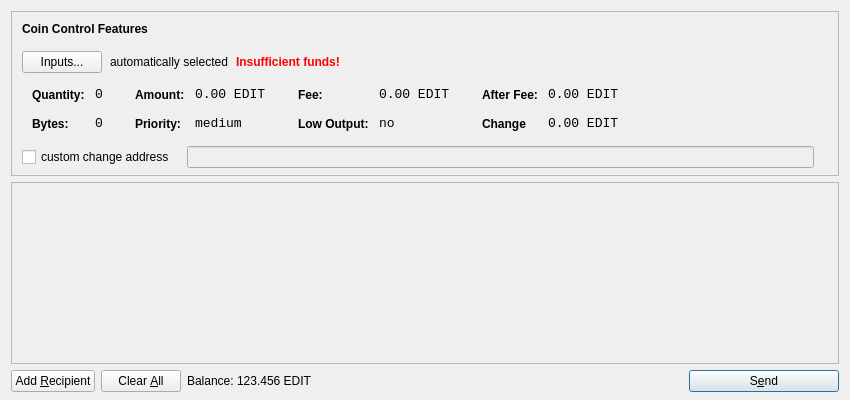
<?xml version="1.0" encoding="UTF-8"?>
<ui version="4.0">
 <class>SendCoinsDialog</class>
 <widget class="QDialog" name="SendCoinsDialog">
  <property name="geometry">
   <rect>
    <x>0</x>
    <y>0</y>
    <width>850</width>
    <height>400</height>
   </rect>
  </property>
  <property name="windowTitle">
   <string>Send Coins</string>
  </property>
  <layout class="QVBoxLayout" name="verticalLayout" stretch="0,1,0">
   <property name="bottomMargin">
    <number>8</number>
   </property>
   <item>
    <widget class="QFrame" name="frameCoinControl">
     <property name="sizePolicy">
      <sizepolicy hsizetype="Expanding" vsizetype="Expanding">
       <horstretch>0</horstretch>
       <verstretch>0</verstretch>
      </sizepolicy>
     </property>
     <property name="maximumSize">
      <size>
       <width>16777215</width>
       <height>16777215</height>
      </size>
     </property>
     <property name="frameShape">
      <enum>QFrame::StyledPanel</enum>
     </property>
     <property name="frameShadow">
      <enum>QFrame::Sunken</enum>
     </property>
     <layout class="QVBoxLayout" name="verticalLayoutCoinControl2">
      <property name="spacing">
       <number>-1</number>
      </property>
      <property name="leftMargin">
       <number>0</number>
      </property>
      <property name="topMargin">
       <number>0</number>
      </property>
      <property name="rightMargin">
       <number>0</number>
      </property>
      <property name="bottomMargin">
       <number>6</number>
      </property>
      <item>
       <layout class="QVBoxLayout" name="verticalLayoutCoinControl" stretch="0,0,0,0,1">
        <property name="spacing">
         <number>0</number>
        </property>
        <property name="leftMargin">
         <number>10</number>
        </property>
        <property name="topMargin">
         <number>10</number>
        </property>
        <item>
         <layout class="QHBoxLayout" name="horizontalLayoutCoinControl1">
          <property name="bottomMargin">
           <number>15</number>
          </property>
          <item>
           <widget class="QLabel" name="labelCoinControlFeatures">
            <property name="sizePolicy">
             <sizepolicy hsizetype="Preferred" vsizetype="Maximum">
              <horstretch>0</horstretch>
              <verstretch>0</verstretch>
             </sizepolicy>
            </property>
            <property name="font">
             <font>
              <weight>75</weight>
              <bold>true</bold>
             </font>
            </property>
            <property name="styleSheet">
             <string notr="true">font-weight:bold;</string>
            </property>
            <property name="text">
             <string>Coin Control Features</string>
            </property>
           </widget>
          </item>
         </layout>
        </item>
        <item>
         <layout class="QHBoxLayout" name="horizontalLayoutCoinControl2" stretch="0,0,0,0">
          <property name="spacing">
           <number>8</number>
          </property>
          <property name="bottomMargin">
           <number>10</number>
          </property>
          <item>
           <widget class="QPushButton" name="pushButtonCoinControl">
            <property name="styleSheet">
             <string notr="true"/>
            </property>
            <property name="text">
             <string>Inputs...</string>
            </property>
           </widget>
          </item>
          <item>
           <widget class="QLabel" name="labelCoinControlAutomaticallySelected">
            <property name="text">
             <string>automatically selected</string>
            </property>
            <property name="margin">
             <number>5</number>
            </property>
           </widget>
          </item>
          <item>
           <widget class="QLabel" name="labelCoinControlInsuffFunds">
            <property name="font">
             <font>
              <weight>75</weight>
              <bold>true</bold>
             </font>
            </property>
            <property name="styleSheet">
             <string notr="true">color:red;font-weight:bold;</string>
            </property>
            <property name="text">
             <string>Insufficient funds!</string>
            </property>
            <property name="margin">
             <number>5</number>
            </property>
           </widget>
          </item>
          <item>
           <spacer name="horizontalSpacerCoinControl">
            <property name="orientation">
             <enum>Qt::Horizontal</enum>
            </property>
            <property name="sizeHint" stdset="0">
             <size>
              <width>40</width>
              <height>1</height>
             </size>
            </property>
           </spacer>
          </item>
         </layout>
        </item>
        <item>
         <widget class="QWidget" name="widgetCoinControl" native="true">
          <property name="sizePolicy">
           <sizepolicy hsizetype="Preferred" vsizetype="Preferred">
            <horstretch>0</horstretch>
            <verstretch>0</verstretch>
           </sizepolicy>
          </property>
          <property name="minimumSize">
           <size>
            <width>0</width>
            <height>0</height>
           </size>
          </property>
          <property name="styleSheet">
           <string notr="true"/>
          </property>
          <layout class="QHBoxLayout" name="horizontalLayoutCoinControl5">
           <property name="margin">
            <number>0</number>
           </property>
           <item>
            <layout class="QHBoxLayout" name="horizontalLayoutCoinControl3" stretch="0,0,0,1">
             <property name="spacing">
              <number>20</number>
             </property>
             <property name="topMargin">
              <number>0</number>
             </property>
             <property name="bottomMargin">
              <number>10</number>
             </property>
             <item>
              <layout class="QFormLayout" name="formLayoutCoinControl1">
               <property name="horizontalSpacing">
                <number>10</number>
               </property>
               <property name="verticalSpacing">
                <number>14</number>
               </property>
               <property name="leftMargin">
                <number>10</number>
               </property>
               <property name="topMargin">
                <number>4</number>
               </property>
               <property name="rightMargin">
                <number>6</number>
               </property>
               <item row="0" column="0">
                <widget class="QLabel" name="labelCoinControlQuantityText">
                 <property name="styleSheet">
                  <string notr="true">font-weight:bold;</string>
                 </property>
                 <property name="text">
                  <string>Quantity:</string>
                 </property>
                 <property name="margin">
                  <number>0</number>
                 </property>
                </widget>
               </item>
               <item row="0" column="1">
                <widget class="QLabel" name="labelCoinControlQuantity">
                 <property name="font">
                  <font>
                   <family>Monospace</family>
                   <pointsize>10</pointsize>
                  </font>
                 </property>
                 <property name="cursor">
                  <cursorShape>IBeamCursor</cursorShape>
                 </property>
                 <property name="contextMenuPolicy">
                  <enum>Qt::ActionsContextMenu</enum>
                 </property>
                 <property name="text">
                  <string>0</string>
                 </property>
                 <property name="margin">
                  <number>0</number>
                 </property>
                 <property name="textInteractionFlags">
                  <set>Qt::LinksAccessibleByMouse|Qt::TextSelectableByKeyboard|Qt::TextSelectableByMouse</set>
                 </property>
                </widget>
               </item>
               <item row="1" column="0">
                <widget class="QLabel" name="labelCoinControlBytesText">
                 <property name="styleSheet">
                  <string notr="true">font-weight:bold;</string>
                 </property>
                 <property name="text">
                  <string>Bytes:</string>
                 </property>
                </widget>
               </item>
               <item row="1" column="1">
                <widget class="QLabel" name="labelCoinControlBytes">
                 <property name="font">
                  <font>
                   <family>Monospace</family>
                   <pointsize>10</pointsize>
                  </font>
                 </property>
                 <property name="cursor">
                  <cursorShape>IBeamCursor</cursorShape>
                 </property>
                 <property name="contextMenuPolicy">
                  <enum>Qt::ActionsContextMenu</enum>
                 </property>
                 <property name="text">
                  <string>0</string>
                 </property>
                 <property name="textInteractionFlags">
                  <set>Qt::LinksAccessibleByMouse|Qt::TextSelectableByKeyboard|Qt::TextSelectableByMouse</set>
                 </property>
                </widget>
               </item>
              </layout>
             </item>
             <item>
              <layout class="QFormLayout" name="formLayoutCoinControl2">
               <property name="horizontalSpacing">
                <number>10</number>
               </property>
               <property name="verticalSpacing">
                <number>14</number>
               </property>
               <property name="leftMargin">
                <number>6</number>
               </property>
               <property name="topMargin">
                <number>4</number>
               </property>
               <property name="rightMargin">
                <number>6</number>
               </property>
               <item row="0" column="0">
                <widget class="QLabel" name="labelCoinControlAmountText">
                 <property name="styleSheet">
                  <string notr="true">font-weight:bold;</string>
                 </property>
                 <property name="text">
                  <string>Amount:</string>
                 </property>
                 <property name="margin">
                  <number>0</number>
                 </property>
                </widget>
               </item>
               <item row="0" column="1">
                <widget class="QLabel" name="labelCoinControlAmount">
                 <property name="font">
                  <font>
                   <family>Monospace</family>
                   <pointsize>10</pointsize>
                  </font>
                 </property>
                 <property name="cursor">
                  <cursorShape>IBeamCursor</cursorShape>
                 </property>
                 <property name="contextMenuPolicy">
                  <enum>Qt::ActionsContextMenu</enum>
                 </property>
                 <property name="text">
                  <string>0.00 EDIT</string>
                 </property>
                 <property name="textInteractionFlags">
                  <set>Qt::LinksAccessibleByMouse|Qt::TextSelectableByKeyboard|Qt::TextSelectableByMouse</set>
                 </property>
                </widget>
               </item>
               <item row="1" column="0">
                <widget class="QLabel" name="labelCoinControlPriorityText">
                 <property name="styleSheet">
                  <string notr="true">font-weight:bold;</string>
                 </property>
                 <property name="text">
                  <string>Priority:</string>
                 </property>
                </widget>
               </item>
               <item row="1" column="1">
                <widget class="QLabel" name="labelCoinControlPriority">
                 <property name="font">
                  <font>
                   <family>Monospace</family>
                   <pointsize>10</pointsize>
                  </font>
                 </property>
                 <property name="cursor">
                  <cursorShape>IBeamCursor</cursorShape>
                 </property>
                 <property name="contextMenuPolicy">
                  <enum>Qt::ActionsContextMenu</enum>
                 </property>
                 <property name="text">
                  <string>medium</string>
                 </property>
                 <property name="textInteractionFlags">
                  <set>Qt::LinksAccessibleByMouse|Qt::TextSelectableByKeyboard|Qt::TextSelectableByMouse</set>
                 </property>
                </widget>
               </item>
              </layout>
             </item>
             <item>
              <layout class="QFormLayout" name="formLayoutCoinControl3">
               <property name="horizontalSpacing">
                <number>10</number>
               </property>
               <property name="verticalSpacing">
                <number>14</number>
               </property>
               <property name="leftMargin">
                <number>6</number>
               </property>
               <property name="topMargin">
                <number>4</number>
               </property>
               <property name="rightMargin">
                <number>6</number>
               </property>
               <item row="0" column="0">
                <widget class="QLabel" name="labelCoinControlFeeText">
                 <property name="styleSheet">
                  <string notr="true">font-weight:bold;</string>
                 </property>
                 <property name="text">
                  <string>Fee:</string>
                 </property>
                 <property name="margin">
                  <number>0</number>
                 </property>
                </widget>
               </item>
               <item row="0" column="1">
                <widget class="QLabel" name="labelCoinControlFee">
                 <property name="font">
                  <font>
                   <family>Monospace</family>
                   <pointsize>10</pointsize>
                  </font>
                 </property>
                 <property name="cursor">
                  <cursorShape>IBeamCursor</cursorShape>
                 </property>
                 <property name="contextMenuPolicy">
                  <enum>Qt::ActionsContextMenu</enum>
                 </property>
                 <property name="text">
                  <string>0.00 EDIT</string>
                 </property>
                 <property name="textInteractionFlags">
                  <set>Qt::LinksAccessibleByMouse|Qt::TextSelectableByKeyboard|Qt::TextSelectableByMouse</set>
                 </property>
                </widget>
               </item>
               <item row="1" column="0">
                <widget class="QLabel" name="labelCoinControlLowOutputText">
                 <property name="styleSheet">
                  <string notr="true">font-weight:bold;</string>
                 </property>
                 <property name="text">
                  <string>Low Output:</string>
                 </property>
                </widget>
               </item>
               <item row="1" column="1">
                <widget class="QLabel" name="labelCoinControlLowOutput">
                 <property name="font">
                  <font>
                   <family>Monospace</family>
                   <pointsize>10</pointsize>
                  </font>
                 </property>
                 <property name="cursor">
                  <cursorShape>IBeamCursor</cursorShape>
                 </property>
                 <property name="contextMenuPolicy">
                  <enum>Qt::ActionsContextMenu</enum>
                 </property>
                 <property name="text">
                  <string>no</string>
                 </property>
                 <property name="textInteractionFlags">
                  <set>Qt::LinksAccessibleByMouse|Qt::TextSelectableByKeyboard|Qt::TextSelectableByMouse</set>
                 </property>
                </widget>
               </item>
              </layout>
             </item>
             <item>
              <layout class="QFormLayout" name="formLayoutCoinControl4">
               <property name="horizontalSpacing">
                <number>10</number>
               </property>
               <property name="verticalSpacing">
                <number>14</number>
               </property>
               <property name="leftMargin">
                <number>6</number>
               </property>
               <property name="topMargin">
                <number>4</number>
               </property>
               <property name="rightMargin">
                <number>6</number>
               </property>
               <item row="0" column="0">
                <widget class="QLabel" name="labelCoinControlAfterFeeText">
                 <property name="styleSheet">
                  <string notr="true">font-weight:bold;</string>
                 </property>
                 <property name="text">
                  <string>After Fee:</string>
                 </property>
                 <property name="margin">
                  <number>0</number>
                 </property>
                </widget>
               </item>
               <item row="0" column="1">
                <widget class="QLabel" name="labelCoinControlAfterFee">
                 <property name="font">
                  <font>
                   <family>Monospace</family>
                   <pointsize>10</pointsize>
                  </font>
                 </property>
                 <property name="cursor">
                  <cursorShape>IBeamCursor</cursorShape>
                 </property>
                 <property name="contextMenuPolicy">
                  <enum>Qt::ActionsContextMenu</enum>
                 </property>
                 <property name="text">
                  <string>0.00 EDIT</string>
                 </property>
                 <property name="textInteractionFlags">
                  <set>Qt::LinksAccessibleByMouse|Qt::TextSelectableByKeyboard|Qt::TextSelectableByMouse</set>
                 </property>
                </widget>
               </item>
               <item row="1" column="0">
                <widget class="QLabel" name="labelCoinControlChangeText">
                 <property name="styleSheet">
                  <string notr="true">font-weight:bold;</string>
                 </property>
                 <property name="text">
                  <string>Change</string>
                 </property>
                </widget>
               </item>
               <item row="1" column="1">
                <widget class="QLabel" name="labelCoinControlChange">
                 <property name="font">
                  <font>
                   <family>Monospace</family>
                   <pointsize>10</pointsize>
                  </font>
                 </property>
                 <property name="cursor">
                  <cursorShape>IBeamCursor</cursorShape>
                 </property>
                 <property name="contextMenuPolicy">
                  <enum>Qt::ActionsContextMenu</enum>
                 </property>
                 <property name="text">
                  <string>0.00 EDIT</string>
                 </property>
                 <property name="textInteractionFlags">
                  <set>Qt::LinksAccessibleByMouse|Qt::TextSelectableByKeyboard|Qt::TextSelectableByMouse</set>
                 </property>
                </widget>
               </item>
              </layout>
             </item>
            </layout>
           </item>
          </layout>
         </widget>
        </item>
        <item>
         <layout class="QHBoxLayout" name="horizontalLayoutCoinControl4" stretch="0,0,0">
          <property name="spacing">
           <number>12</number>
          </property>
          <property name="sizeConstraint">
           <enum>QLayout::SetDefaultConstraint</enum>
          </property>
          <property name="topMargin">
           <number>5</number>
          </property>
          <property name="rightMargin">
           <number>5</number>
          </property>
          <item>
           <widget class="QCheckBox" name="checkBoxCoinControlChange">
            <property name="text">
             <string>custom change address</string>
            </property>
           </widget>
          </item>
          <item>
           <widget class="QLineEdit" name="lineEditCoinControlChange">
            <property name="enabled">
             <bool>false</bool>
            </property>
            <property name="sizePolicy">
             <sizepolicy hsizetype="Expanding" vsizetype="Fixed">
              <horstretch>0</horstretch>
              <verstretch>0</verstretch>
             </sizepolicy>
            </property>
           </widget>
          </item>
          <item>
           <widget class="QLabel" name="labelCoinControlChangeLabel">
            <property name="sizePolicy">
             <sizepolicy hsizetype="Preferred" vsizetype="Expanding">
              <horstretch>0</horstretch>
              <verstretch>0</verstretch>
             </sizepolicy>
            </property>
            <property name="minimumSize">
             <size>
              <width>0</width>
              <height>0</height>
             </size>
            </property>
            <property name="text">
             <string/>
            </property>
            <property name="margin">
             <number>3</number>
            </property>
           </widget>
          </item>
         </layout>
        </item>
        <item>
         <spacer name="verticalSpacerCoinControl">
          <property name="orientation">
           <enum>Qt::Vertical</enum>
          </property>
          <property name="sizeHint" stdset="0">
           <size>
            <width>800</width>
            <height>1</height>
           </size>
          </property>
         </spacer>
        </item>
       </layout>
      </item>
     </layout>
    </widget>
   </item>
   <item>
    <widget class="QScrollArea" name="scrollArea">
     <property name="widgetResizable">
      <bool>true</bool>
     </property>
     <widget class="QWidget" name="scrollAreaWidgetContents">
      <property name="geometry">
       <rect>
        <x>0</x>
        <y>0</y>
        <width>830</width>
        <height>165</height>
       </rect>
      </property>
      <layout class="QVBoxLayout" name="verticalLayout_2">
       <property name="margin">
        <number>0</number>
       </property>
       <item>
        <layout class="QVBoxLayout" name="entries">
         <property name="spacing">
          <number>6</number>
         </property>
        </layout>
       </item>
       <item>
        <spacer name="verticalSpacer">
         <property name="orientation">
          <enum>Qt::Vertical</enum>
         </property>
         <property name="sizeHint" stdset="0">
          <size>
           <width>20</width>
           <height>40</height>
          </size>
         </property>
        </spacer>
       </item>
      </layout>
     </widget>
    </widget>
   </item>
   <item>
    <layout class="QHBoxLayout" name="horizontalLayout">
     <item>
      <widget class="QPushButton" name="addButton">
       <property name="toolTip">
        <string>Send to multiple recipients at once</string>
       </property>
       <property name="text">
        <string>Add &amp;Recipient</string>
       </property>
       <property name="icon">
        <iconset resource="../bitcoin.qrc">
         <normaloff>:/icons/add</normaloff>:/icons/add</iconset>
       </property>
       <property name="autoDefault">
        <bool>false</bool>
       </property>
      </widget>
     </item>
     <item>
      <widget class="QPushButton" name="clearButton">
       <property name="sizePolicy">
        <sizepolicy hsizetype="Minimum" vsizetype="Fixed">
         <horstretch>0</horstretch>
         <verstretch>0</verstretch>
        </sizepolicy>
       </property>
       <property name="toolTip">
        <string>Remove all transaction fields</string>
       </property>
       <property name="text">
        <string>Clear &amp;All</string>
       </property>
       <property name="icon">
        <iconset resource="../bitcoin.qrc">
         <normaloff>:/icons/remove</normaloff>:/icons/remove</iconset>
       </property>
       <property name="autoRepeatDelay">
        <number>300</number>
       </property>
       <property name="autoDefault">
        <bool>false</bool>
       </property>
      </widget>
     </item>
     <item>
      <layout class="QHBoxLayout" name="horizontalLayout_2">
       <property name="spacing">
        <number>3</number>
       </property>
       <item>
        <widget class="QLabel" name="label">
         <property name="sizePolicy">
          <sizepolicy hsizetype="Preferred" vsizetype="Fixed">
           <horstretch>0</horstretch>
           <verstretch>0</verstretch>
          </sizepolicy>
         </property>
         <property name="text">
          <string>Balance:</string>
         </property>
        </widget>
       </item>
       <item>
        <widget class="QLabel" name="labelBalance">
         <property name="sizePolicy">
          <sizepolicy hsizetype="Preferred" vsizetype="Fixed">
           <horstretch>0</horstretch>
           <verstretch>0</verstretch>
          </sizepolicy>
         </property>
         <property name="cursor">
          <cursorShape>IBeamCursor</cursorShape>
         </property>
         <property name="text">
          <string>123.456 EDIT</string>
         </property>
         <property name="textInteractionFlags">
          <set>Qt::LinksAccessibleByMouse|Qt::TextSelectableByKeyboard|Qt::TextSelectableByMouse</set>
         </property>
        </widget>
       </item>
      </layout>
     </item>
     <item>
      <spacer name="horizontalSpacer">
       <property name="orientation">
        <enum>Qt::Horizontal</enum>
       </property>
       <property name="sizeHint" stdset="0">
        <size>
         <width>40</width>
         <height>20</height>
        </size>
       </property>
      </spacer>
     </item>
     <item>
      <widget class="QPushButton" name="sendButton">
       <property name="minimumSize">
        <size>
         <width>150</width>
         <height>0</height>
        </size>
       </property>
       <property name="toolTip">
        <string>Confirm the send action</string>
       </property>
       <property name="text">
        <string>S&amp;end</string>
       </property>
       <property name="icon">
        <iconset resource="../bitcoin.qrc">
         <normaloff>:/icons/send</normaloff>:/icons/send</iconset>
       </property>
       <property name="default">
        <bool>true</bool>
       </property>
      </widget>
     </item>
    </layout>
   </item>
  </layout>
 </widget>
 <resources>
  <include location="../bitcoin.qrc"/>
 </resources>
 <connections/>
</ui>
